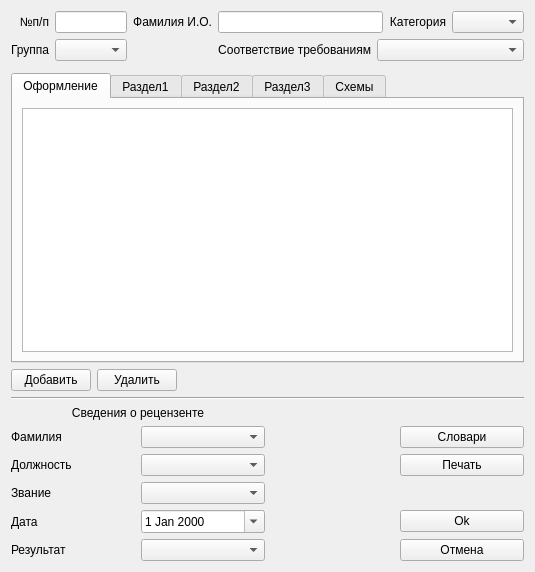
<?xml version="1.0" encoding="UTF-8"?>
<ui version="4.0">
 <class>Form</class>
 <widget class="QWidget" name="Form">
  <property name="geometry">
   <rect>
    <x>0</x>
    <y>0</y>
    <width>514</width>
    <height>572</height>
   </rect>
  </property>
  <property name="windowTitle">
   <string>Form</string>
  </property>
  <layout class="QVBoxLayout" name="verticalLayout_2">
   <item>
    <layout class="QGridLayout" name="gridLayout_4">
     <property name="bottomMargin">
      <number>6</number>
     </property>
     <item row="0" column="0">
      <widget class="QLabel" name="label_5">
       <property name="text">
        <string>№п/п</string>
       </property>
       <property name="alignment">
        <set>Qt::AlignRight|Qt::AlignTrailing|Qt::AlignVCenter</set>
       </property>
      </widget>
     </item>
     <item row="1" column="6" colspan="4">
      <widget class="QComboBox" name="cb_conformity"/>
     </item>
     <item row="1" column="0">
      <widget class="QLabel" name="label_3">
       <property name="text">
        <string>Группа</string>
       </property>
       <property name="alignment">
        <set>Qt::AlignRight|Qt::AlignTrailing|Qt::AlignVCenter</set>
       </property>
      </widget>
     </item>
     <item row="0" column="9">
      <widget class="QComboBox" name="cb_kat"/>
     </item>
     <item row="1" column="1">
      <widget class="QComboBox" name="cb_group"/>
     </item>
     <item row="0" column="8">
      <widget class="QLabel" name="label_2">
       <property name="text">
        <string>Категория</string>
       </property>
       <property name="alignment">
        <set>Qt::AlignRight|Qt::AlignTrailing|Qt::AlignVCenter</set>
       </property>
      </widget>
     </item>
     <item row="0" column="1">
      <widget class="QLineEdit" name="le_number">
       <property name="text">
        <string/>
       </property>
      </widget>
     </item>
     <item row="0" column="3" colspan="5">
      <widget class="QLineEdit" name="le_name">
       <property name="text">
        <string/>
       </property>
      </widget>
     </item>
     <item row="0" column="2">
      <widget class="QLabel" name="label">
       <property name="text">
        <string>Фамилия И.О.</string>
       </property>
       <property name="alignment">
        <set>Qt::AlignRight|Qt::AlignTrailing|Qt::AlignVCenter</set>
       </property>
      </widget>
     </item>
     <item row="1" column="3" colspan="3">
      <widget class="QLabel" name="label_4">
       <property name="text">
        <string>Соответствие требованиям</string>
       </property>
       <property name="alignment">
        <set>Qt::AlignRight|Qt::AlignTrailing|Qt::AlignVCenter</set>
       </property>
      </widget>
     </item>
    </layout>
   </item>
   <item>
    <layout class="QVBoxLayout" name="verticalLayout_3">
     <item>
      <widget class="QTabWidget" name="tabwidget">
       <property name="currentIndex">
        <number>0</number>
       </property>
       <widget class="QWidget" name="tab">
        <attribute name="title">
         <string>Оформление</string>
        </attribute>
        <layout class="QVBoxLayout" name="verticalLayout_5">
         <item>
          <layout class="QVBoxLayout" name="verticalLayout_4">
           <item>
            <widget class="QTableWidget" name="tw_part0"/>
           </item>
          </layout>
         </item>
        </layout>
       </widget>
       <widget class="QWidget" name="widget">
        <attribute name="title">
         <string>Раздел1</string>
        </attribute>
        <layout class="QVBoxLayout" name="verticalLayout_7">
         <item>
          <layout class="QVBoxLayout" name="verticalLayout_6">
           <item>
            <widget class="QTableWidget" name="tw_part1"/>
           </item>
          </layout>
         </item>
        </layout>
       </widget>
       <widget class="QWidget" name="tab_4">
        <attribute name="title">
         <string>Раздел2</string>
        </attribute>
        <layout class="QVBoxLayout" name="verticalLayout_9">
         <item>
          <layout class="QVBoxLayout" name="verticalLayout_8">
           <item>
            <widget class="QTableWidget" name="tw_part2"/>
           </item>
          </layout>
         </item>
        </layout>
       </widget>
       <widget class="QWidget" name="tab_5">
        <attribute name="title">
         <string>Раздел3</string>
        </attribute>
        <layout class="QVBoxLayout" name="verticalLayout_11">
         <item>
          <layout class="QVBoxLayout" name="verticalLayout_10">
           <item>
            <widget class="QTableWidget" name="tw_part3"/>
           </item>
          </layout>
         </item>
        </layout>
       </widget>
       <widget class="QWidget" name="tab_3">
        <attribute name="title">
         <string>Схемы</string>
        </attribute>
        <layout class="QVBoxLayout" name="verticalLayout_13">
         <item>
          <layout class="QVBoxLayout" name="verticalLayout_12">
           <item>
            <widget class="QTableWidget" name="tw_part4"/>
           </item>
          </layout>
         </item>
        </layout>
       </widget>
      </widget>
     </item>
     <item>
      <layout class="QHBoxLayout" name="horizontalLayout">
       <item>
        <widget class="QPushButton" name="pb_add">
         <property name="text">
          <string>Добавить</string>
         </property>
        </widget>
       </item>
       <item>
        <widget class="QPushButton" name="pb_del">
         <property name="text">
          <string>Удалить</string>
         </property>
        </widget>
       </item>
       <item>
        <spacer name="horizontalSpacer">
         <property name="orientation">
          <enum>Qt::Horizontal</enum>
         </property>
         <property name="sizeHint" stdset="0">
          <size>
           <width>40</width>
           <height>20</height>
          </size>
         </property>
        </spacer>
       </item>
      </layout>
     </item>
    </layout>
   </item>
   <item>
    <widget class="Line" name="line">
     <property name="orientation">
      <enum>Qt::Horizontal</enum>
     </property>
    </widget>
   </item>
   <item>
    <layout class="QGridLayout" name="gridLayout">
     <item row="1" column="3">
      <widget class="QPushButton" name="pb_dict">
       <property name="text">
        <string>Словари</string>
       </property>
      </widget>
     </item>
     <item row="2" column="0">
      <widget class="QLabel" name="label_8">
       <property name="text">
        <string>Должность</string>
       </property>
      </widget>
     </item>
     <item row="4" column="1">
      <widget class="QDateEdit" name="dateEdit">
       <property name="calendarPopup">
        <bool>true</bool>
       </property>
       <property name="timeSpec">
        <enum>Qt::LocalTime</enum>
       </property>
      </widget>
     </item>
     <item row="4" column="3">
      <widget class="QPushButton" name="pb_ok">
       <property name="text">
        <string>Ok</string>
       </property>
      </widget>
     </item>
     <item row="4" column="0">
      <widget class="QLabel" name="label_10">
       <property name="text">
        <string>Дата</string>
       </property>
      </widget>
     </item>
     <item row="3" column="1">
      <widget class="QComboBox" name="cb_rank"/>
     </item>
     <item row="5" column="0">
      <widget class="QLabel" name="label_11">
       <property name="text">
        <string>Результат</string>
       </property>
      </widget>
     </item>
     <item row="5" column="3">
      <widget class="QPushButton" name="pb_cancel">
       <property name="text">
        <string>Отмена</string>
       </property>
      </widget>
     </item>
     <item row="2" column="1">
      <widget class="QComboBox" name="cb_position"/>
     </item>
     <item row="3" column="0">
      <widget class="QLabel" name="label_9">
       <property name="text">
        <string>Звание</string>
       </property>
      </widget>
     </item>
     <item row="1" column="0">
      <widget class="QLabel" name="label_7">
       <property name="text">
        <string>Фамилия</string>
       </property>
      </widget>
     </item>
     <item row="2" column="3">
      <widget class="QPushButton" name="pb_print">
       <property name="text">
        <string>Печать</string>
       </property>
      </widget>
     </item>
     <item row="0" column="0" colspan="2">
      <widget class="QLabel" name="label_6">
       <property name="text">
        <string>Сведения о рецензенте</string>
       </property>
       <property name="alignment">
        <set>Qt::AlignCenter</set>
       </property>
      </widget>
     </item>
     <item row="5" column="1">
      <widget class="QComboBox" name="cb_rezult"/>
     </item>
     <item row="5" column="2">
      <widget class="QLabel" name="label_12">
       <property name="text">
        <string/>
       </property>
      </widget>
     </item>
     <item row="1" column="1">
      <widget class="QComboBox" name="cb_name"/>
     </item>
    </layout>
   </item>
  </layout>
 </widget>
 <tabstops>
  <tabstop>le_number</tabstop>
  <tabstop>le_name</tabstop>
  <tabstop>cb_kat</tabstop>
  <tabstop>cb_group</tabstop>
  <tabstop>cb_conformity</tabstop>
  <tabstop>tabwidget</tabstop>
  <tabstop>tw_part0</tabstop>
  <tabstop>pb_add</tabstop>
  <tabstop>pb_del</tabstop>
  <tabstop>cb_name</tabstop>
  <tabstop>cb_position</tabstop>
  <tabstop>cb_rank</tabstop>
  <tabstop>dateEdit</tabstop>
  <tabstop>cb_rezult</tabstop>
  <tabstop>pb_print</tabstop>
  <tabstop>pb_ok</tabstop>
  <tabstop>pb_cancel</tabstop>
  <tabstop>pb_dict</tabstop>
  <tabstop>tw_part1</tabstop>
  <tabstop>tw_part3</tabstop>
  <tabstop>tw_part2</tabstop>
  <tabstop>tw_part4</tabstop>
 </tabstops>
 <resources/>
 <connections/>
</ui>
